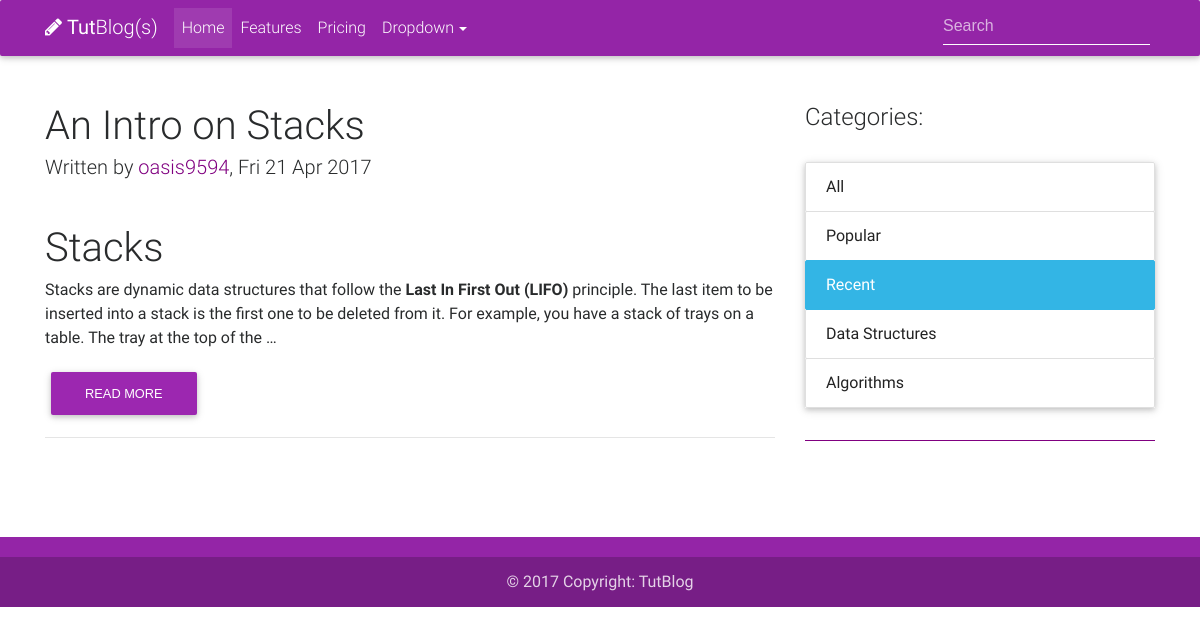
Before: /blogs/recent/ with the older database file.
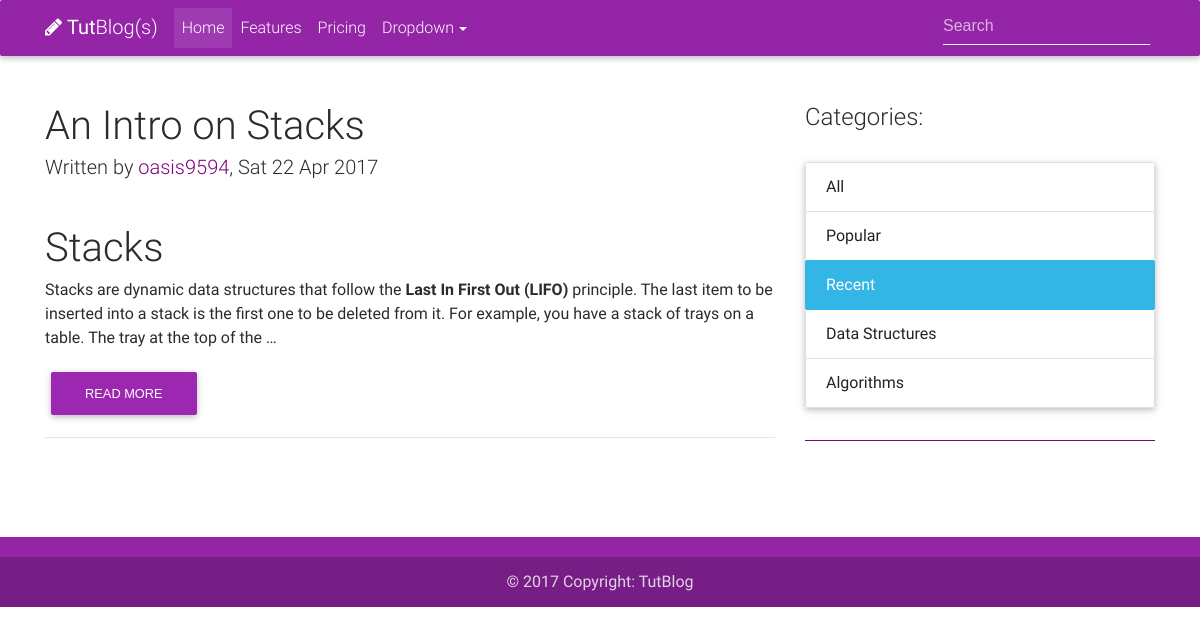
After: the same page with the newer database file.
### Blogs/models.py (models this page shows, shortened)
class Blog(models.Model):
	title = models.CharField(max_length=100, unique=True)
	slug = models.SlugField(max_length=100, unique=True)
	body = models.TextField()
	isTut = models.BooleanField(default=False)
	created = models.DateTimeField(db_index=True, auto_now_add=True)
	category = models.ManyToManyField(Category)
	updated = models.DateTimeField(db_index=True, auto_now=True)
	author = models.ForeignKey(User, on_delete=models.CASCADE)
	tags = models.ManyToManyField(Tags, blank = True)
	upvotes = models.ManyToManyField(User, related_name='blog_upvotes')
	downvotes = models.ManyToManyField(User, related_name='blog_downvotes')
	total_votes = models.IntegerField(default = 0)

### Blogs/views.py (the view)
def recent(request):
	blog_list = Blog.objects.order_by('-updated')
	page = request.GET.get('page', 1)
	x=3
	paginator = Paginator(blog_list, 5)
	try:
		blogs = paginator.page(page)
	except PageNotAnInteger:
		blogs = paginator.page(1)
	except EmptyPage:
		blogs = paginator.page(paginator.num_pages)
	return render(request, "blog_list.html", { 'blogs': blogs , 'x':x})

### Templates/blog_list.html (shortened to what the changed rows need)
{% load static %}
<!DOCTYPE html>
<html lang="en">
<head>
    <link rel="stylesheet" href="https://maxcdn.bootstrapcdn.com/font-awesome/4.6.0/css/font-awesome.min.css">
    <link href="{% static 'css/bootstrap.min.css' %}" rel="stylesheet">
    <link href="{% static 'css/mdb.min.css' %}" rel="stylesheet">
    <link href="{% static 'css/style.css' %}" rel="stylesheet">
    <link href="{% static 'css/blog_list.css' %}" rel="stylesheet">
</head>
<body>
    <main>
        <div class="container">
            <div class="row">
                <div class="col-lg-8">
                    {% for blog in blogs %}
                    <div class="post-wrapper">
                        <h1 class="h1-responsive">{{ blog.title }}</h1>
                        <h5>Written by <a href="" style="color: purple;">{{ blog.author }}</a>, {{ blog.updated|date:"D d M Y" }}</h5>
                        <br>
                        <p> {{ blog.body|safe|truncatewords:"50"|linebreaks }}</p>
                        <form action="{% url 'blog_detail' blog.id %}"><button class="btn purple">Read more</button></form>
                    </div>
                    <hr>
                    {% endfor %}
                </div>
            </div>
        </div>
    </main>
</body>
</html>

Changed rows visible on the page:
changed Blog "An Intro on Stacks": updated "Fri 21 Apr 2017" → "Sat 22 Apr 2017"
